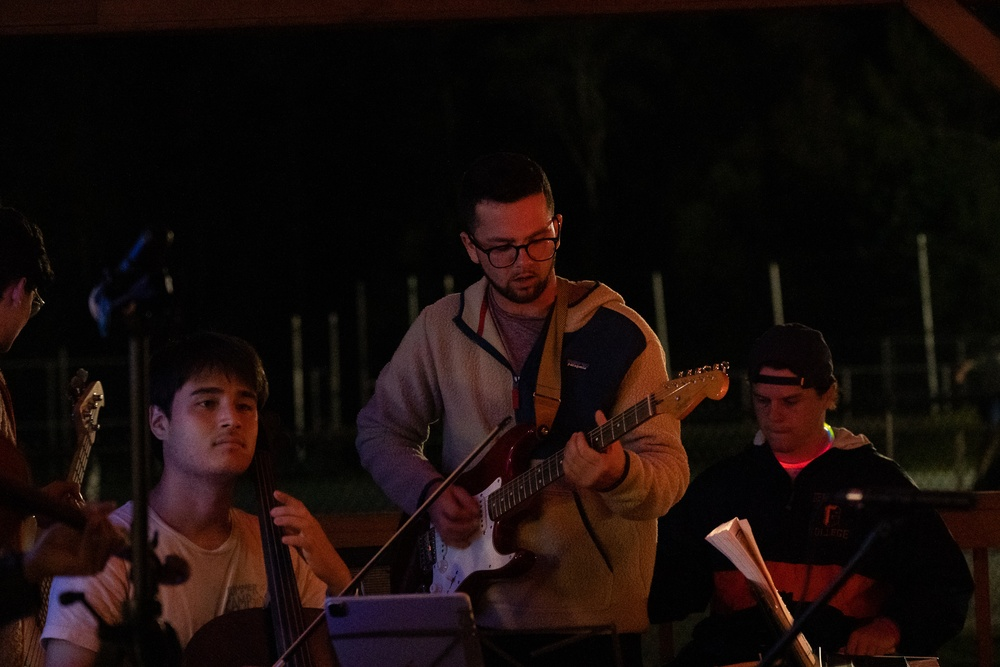
#> input picture ascii_img/guitar.JPG, 1000 x 667 px, shrunk from 2048 x 1365 before the run
$ python img_to_ascii.py guitar.JPG
#> lines starting #> are read from the running program, lines starting #| are printed output that depends on the picture
import os
import argparse
import cv2
import numpy as np

DENSITY = 'Ñ@#W$9876543210?!abc;:+=-,._ '

def map_val(val: int,
        from_low: int,
        from_high: int,
        to_low: int,
        to_high: int) -> int:
    ratio = val / (from_high - from_low)
    return int(ratio * (to_high - to_low))

def resize_img(img: np.ndarray,
               ratio: int) -> np.ndarray:
    w, h = img.shape
    new_w = int(w/ratio)
    new_h = int(h/ratio)
    return cv2.resize(img, (new_h, new_w))

def crop_img(img: np.ndarray,
             start_x: int=None,
             end_x: int=None,
             start_y: int=None,
             end_y: int=None) -> np.ndarray:
    x, y = img.shape
    if start_x is None:
        start_x = 0
    if end_x is None:
        end_x = x
    if start_y is None:
        start_y = 0
    if end_y is None:
        end_y = y

    return img[start_x:end_x, start_y:end_y]

if __name__ == "__main__":

    DESCRIPTION="Conversion of a pixel image into an image of ASCII characters"

    parser = argparse.ArgumentParser(description=DESCRIPTION)
    parser.add_argument('input')
    parser.add_argument('-o', '--output', default=None)
    parser.add_argument('-r', '--ratio', default=1)
    args = parser.parse_args()

    file = str(args.input)
    if args.output is None:
        output = f"ascii_{file.split('.')[0]}.txt"
    else:
        output = str(args.output)
    ratio = int(args.ratio)

    img = cv2.imread(file, cv2.IMREAD_GRAYSCALE)
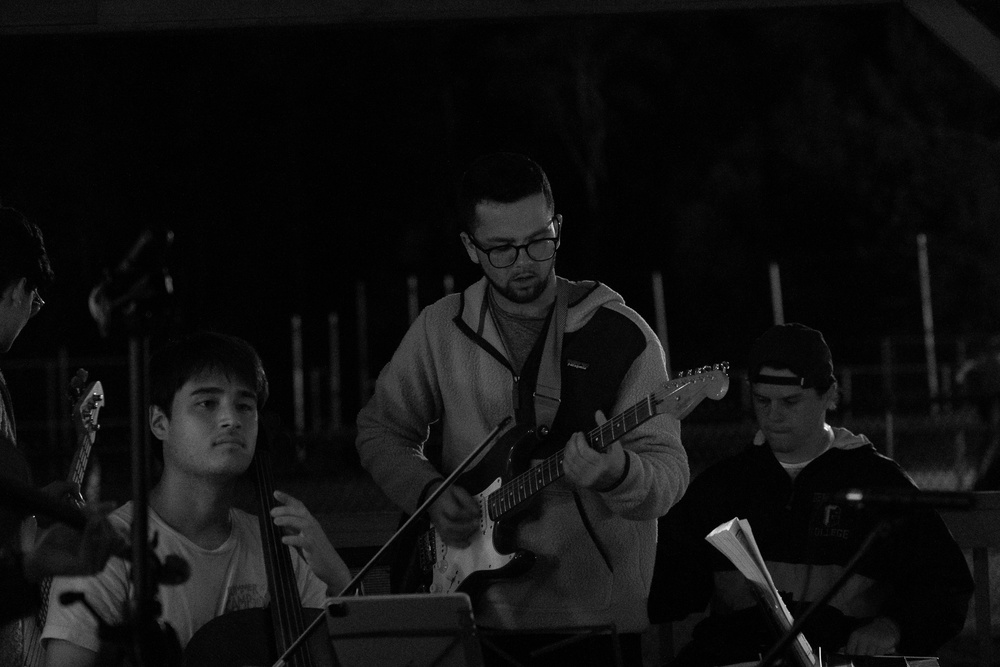
#> img: shape (667, 1000); min 0, max 253, mean 15.8
    img = resize_img(img=img, ratio=ratio)
    #img = crop_img(img, 0, img.shape[0]-50, img.shape[1] - 275, img.shape[1]-25)
    print(img.shape)
#| (667, 1000)

    cv2.imshow('test', img)
    cv2.waitKey(0)

    ascii_img = []

    for row in img:
        row_str = ''
        for val in row:
            row_str += DENSITY[map_val(val, 0, 255, len(DENSITY), 0) + 1]
        ascii_img.append(row_str)
#> this loop made 667 passes

    if os.path.exists(output):
        os.remove(output)

    with open(output, 'w+') as f:
        for row in ascii_img:
            f.write(row+'\n')
